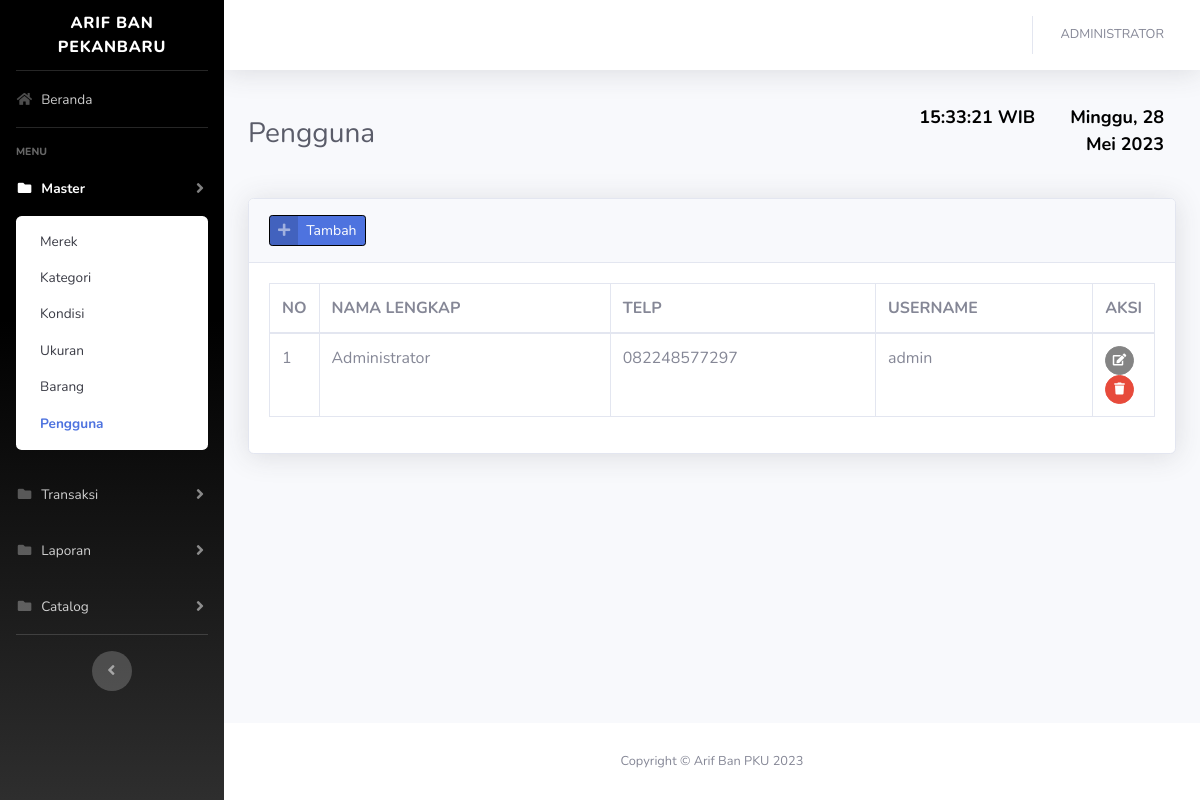
Screenshot of /?pengguna (signed in) with the database file from the repository.
### tables this page shows
CREATE TABLE `users` (
  `id_users` int(5) NOT NULL,
  `nama` varchar(50) NOT NULL,
  `no_hp` varchar(15) NOT NULL,
  `username` varchar(20) NOT NULL,
  `password` varchar(255) NOT NULL,
  `level` enum('admin') NOT NULL
);

### config/function.php (called while the page is built, shortened)
<?php
function encrypt($str) {
return base64_encode($str);
}
function base_url(){
    $base_url= ((isset($_SERVER['HTTPS']) && $_SERVER['HTTPS'] == "on") ? "https" : "http");
    $base_url.= "://".$_SERVER['HTTP_HOST'];
    $base_url.= str_replace(basename($_SERVER['SCRIPT_NAME']),"",$_SERVER['SCRIPT_NAME']);
    return $base_url;
}
?>

### views/master/pengguna.php (the view, shortened to what this page needs)
<div class="container-fluid">
    <div class="d-sm-flex align-items-center justify-content-between mb-4">
        <h1 class="h3 mb-0 text-gray-800">Pengguna</h1>
        <?php include_once('jam&tanggal.php'); ?>
    </div>
    <div class="card shadow mb-4">
        <div class="card-header py-3">
            <a href="#" class="btn btn-primary btn-icon-split btn-sm" data-toggle="modal" data-target="#penggunaModal"
                onclick="submit('add')">
                <span class="icon text-white-50">
                    <i class="fas fa-plus"></i>
                </span>
                <span class="text">Tambah</span>
            </a>
        </div>
        <div class="card-body">
            <div class="table-responsive">
                <table class="table table-bordered table-hover" id="dataTable" width="100%" cellspacing="0">
                    <thead>
                        <tr>
                            <th width="20">NO</th>
                            <th>NAMA LENGKAP</th>
                            <th>TELP</th>
                            <th>USERNAME</th>
                            <th width="50">AKSI</th>
                        </tr>
                    </thead>
                    <tbody>
                        <?php
                        $n=1;
                        $query = mysqli_query($con,"SELECT * FROM users ORDER BY id_users DESC")or die(mysqli_error($con));
                        while($row = mysqli_fetch_array($query)):
                        ?>
                        <tr>
                            <td><?= $n++; ?></td>
                            <td><?= $row['nama']; ?></td>
                            <td><?= $row['no_hp']; ?></td>
                            <td><?= $row['username']; ?></td>
                            <td>
                                <a href="#penggunaModal" data-toggle="modal" onclick="submit(<?=$row['id_users'];?>)"
                                    class="btn btn-sm btn-circle btn-info"><i class="fas fa-edit"></i></a>
                                <a href="<?=base_url();?>/process/users.php?act=<?=encrypt('delete');?>&id=<?=encrypt($row['id_users']);?>"
                                    class="btn btn-sm btn-circle btn-danger btn-hapus"><i class="fas fa-trash"></i></a>
                            </td>
                        </tr>
                        <?php endwhile; ?>
                    </tbody>
                </table>
            </div>
        </div>
    </div>
</div>

### rows the page displays
users: nama "Administrator", no_hp "082248577297", username "admin"

### other values shown
$_SESSION['fullname'] "ADMINISTRATOR"
